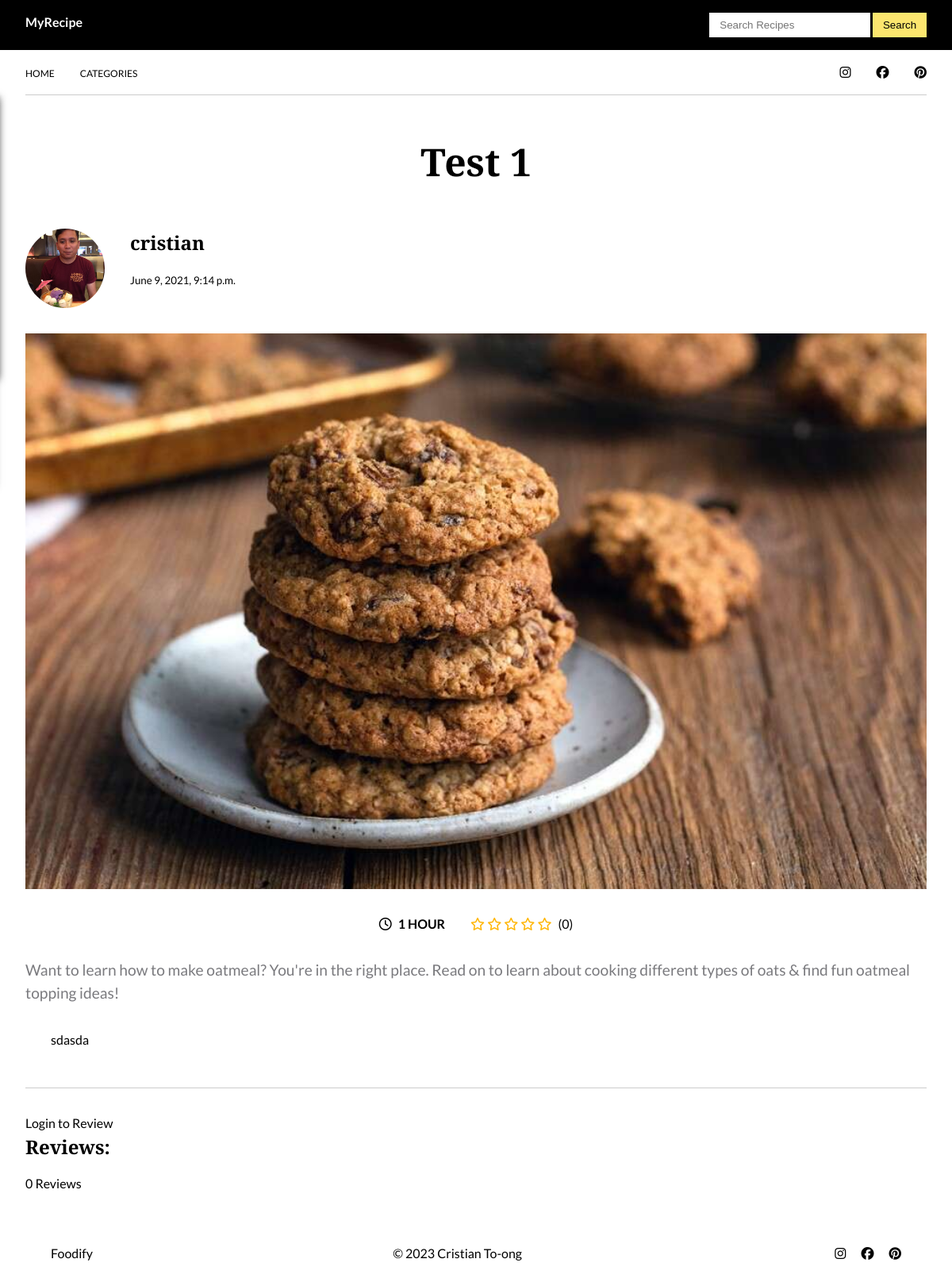
Page /blog/recipe-detail/test-1-110d6a7a/ on the committed database.
### blog/models.py (models this page shows, shortened)
class Post(models.Model):
    title = models.CharField(max_length=200, null=True, blank=True)
    slug = models.SlugField(max_length=200, unique=True, blank=True)
    photo = models.ImageField(default='noimage.jpg', upload_to='posts/', null=True, blank=True)
    cooking_time = models.CharField(max_length=50, blank=True)
    author = models.ForeignKey(Profile, on_delete=models.CASCADE, related_name='posts')
    description = models.CharField(max_length=500, null=True, blank=True)
    content = RichTextField(blank=True, null=True)
    category = models.ForeignKey(Category, on_delete=models.PROTECT)
    liked = models.ManyToManyField(Profile, blank=True, related_name='likes')
    status = models.CharField(max_length=10, choices=OPTIONS, default='draft')
    updated = models.DateTimeField(auto_now=True)
    created = models.DateTimeField(auto_now_add=True)
    featured = models.BooleanField()
    objects = models.Manager() #default manager
    newmanager = NewManager() #custom manager
    class Meta:
      ordering = ('-created',)
    def average_review(self):
      reviews = Review.objects.filter(recipe=self).aggregate(average=Avg('rate'))
      avg = 0
      if reviews['average'] is not None:
        avg = float(reviews['average'])
      return avg
    def count_review(self):
      count_review = Review.objects.filter(recipe=self).count()
      return count_review
    @property
    def get_reviews(self):
      return self.reviews.all().order_by('-timestamp')

### blog/views.py (the view)
# urls.py: path('recipe-detail/<slug>/', recipe_detail, name='recipe-detail'),
def recipe_detail(request, slug):
  recipe = get_object_or_404(Post, slug=slug)
  profile_image = recipe.author.avatar.url
  profile_name = recipe.author.user
  user = request.user
  user1 = request.user
  is_reviewed = False
  recipe_user = ''
  test = Review.objects.filter(recipe=recipe)
  for t in test:
    recipe_user = t.user
  if request.method == 'POST':
    form = RateForm(request.POST)
    rating = request.POST['rating']
    content = request.POST['content']
    obj = Review.objects.create(
      content=content,
      rate=rating,
      user=user,
      recipe=recipe
    )
    obj.save()
    print('success')
    return redirect('blog:recipe-detail', slug=recipe.slug)
  else:
    print('failed')
  context = {
    'recipe': recipe,
    'profile_image': profile_image,
    'profile_name': profile_name,
    'is_reviewed': is_reviewed,
    'test': test,
    'recipe_user': recipe_user,
  }
  return render(request, 'blog/recipe_detail.html', context)

### blog/context_processors.py (called while the page is built)
def category_list(request):
  category_list = Category.objects.all()
  return {'category_list': category_list}

### blog/models.py (called while the page is built)
  def get_url(self):
    return reverse('blog:category-view', args=[self.name] )

### blog/templates/blog/recipe_detail.html (shortened to what this page needs)
{% extends 'base.html' %}
{% load humanize %}
{% load widget_tweaks %}
{% block content %}
    <div class="container">
      <section id="recipe-detail">
        <div class="recipe-detail-cards">
          <div class="recipe-detail-card">
            <h1 class="recipe-title">{{ recipe.title | title }}</h1>
            <div class="recipe-detail-user">
              <div class="info">
                <a href="{% url 'accounts:profile-detail-view' recipe.author.slug %}">
                <div class="user-img">
                  <img src="{{ profile_image }}" alt="">
                </div>
                </a>
                <div class="user-info">
                  <h1>{{profile_name}}</h1>
                  <small>{{ recipe.created }}</small>
                </div>
              </div>
            </div>
            <div class="recipe-detail-img">
              <img src="{{ recipe.photo.url }}" alt="">
            </div>
            <div class="recipe-detail-under">
              <div class="cooking-time">
                <i class="far fa-clock"></i>
                <h4>{{recipe.cooking_time}}</h4>
              </div>
                {% if recipe.average_review %}
                <div class="rating-star">
                  <span style="margin-right: 0.5rem; font-size: 1.1rem; color: tomato;">{{ recipe.average_review }}</span>
                  <span style="margin-right: 0.5rem;">
                    <i class="fa fa-star{% if recipe.average_review < 0.5 %}-o{% elif recipe.average_review >= 0.5 and recipe.average_review < 1 %}-half-alt {% endif %}"></i>
                    <i class="fa fa-star{% if recipe.average_review < 1.5 %}-o{% elif recipe.average_review >= 1.5 and recipe.average_review < 2 %}-half-alt {% endif %}"></i>
                    <i class="fa fa-star{% if recipe.average_review < 2.5 %}-o{% elif recipe.average_review >= 2.5 and recipe.average_review < 3 %}-half-alt {% endif %}"></i>
                    <i class="fa fa-star{% if recipe.average_review < 3.5 %}-o{% elif recipe.average_review >= 3.5 and recipe.average_review < 4 %}-half-alt {% endif %}"></i>
                    <i class="fa fa-star{% if recipe.average_review < 4.5 %}-o{% elif recipe.average_review >= 4.5 and recipe.average_review < 5 %}-half-alt {% endif %}"></i>
                  </span>
                  <span style="color: #787878;">({{ recipe.count_review }})</span>
                </div>
                {% else %}
                  <div class="rating-star">
                    <span style="margin-right: 0.5rem;">
                      <i class="fa fa-star-o"></i>
                      <i class="fa fa-star-o"></i>
                      <i class="fa fa-star-o"></i>
                      <i class="fa fa-star-o"></i>
                      <i class="fa fa-star-o"></i>
                    </span>
                  </div>
                  <span>(0)</span>
                {% endif %}
            </div>
            <div class="recipe-detail-desc">
              <p>{{ recipe.description }}</p>
            </div>
            <div class="recipe-detail-content">
              <p>{{ recipe.content | safe }}</p>
            </div>
          </div>
        </div>
        <br>
        <br>
          <div class="reviews">
            {% if user.is_authenticated %}
              {% if recipe.author.user == request.user %}
                <h3>You can't submit review on your own recipe</h3>
              {% elif recipe_user == request.user %}
                <h3>You already submitted a review in this recipe.</h3>
              {% else %}
                <div class="review-form">
                  <h3>Leave a review</h3>
                  <br>
                  <form class="rate-form" method="POST" action="">
                    {% csrf_token %}
                    <label for=""></label>
                    <div class="rate">
                      <input type="radio" name="rating" id="rating10" value="5" required><label for="rating10" title="5"></label>
                      <input type="radio" name="rating" id="rating9" value="4.5" required><label for="rating9" title="4.5" class="half"></label>
                      <input type="radio" name="rating" id="rating8" value="4" required><label for="rating8" title="4"></label>
                      <input type="radio" name="rating" id="rating7" value="3.5" required><label for="rating7" title="3.5" class="half"></label>
                      <input type="radio" name="rating" id="rating6" value="3" required><label for="rating6" title="3"></label>
                      <input type="radio" name="rating" id="rating5" value="2.5" required><label for="rating5" title="2.5" class="half"></label>
                      <input type="radio" name="rating" id="rating4" value="2" required><label for="rating4" title="2"></label>
                      <input type="radio" name="rating" id="rating3" value="1.5" required><label for="rating3" title="1.5" class="half"></label>
                      <input type="radio" name="rating" id="rating2" value="1" required><label for="rating2" title="1"></label>
                      <input type="radio" name="rating" id="rating1" value="0.5" required><label for="rating1" title="0.5" class="half"></label>
                    </div>
                    <br>
                    <br>
                    <textarea name="content" rows="4" class="review-content-field"></textarea>
                    <br>
                    <br>
                    <button type="submit" class="review-submit">Submit Review</button>
                  </form>
                </div>
              {% endif %}
          </div>
        {% else %}
          <a href="{% url 'accounts:login-view' %}" class="">Login to Review</a>
        {% endif %}
        <h1>Reviews:</h1>
        <span>{{ recipe.count_review }} Reviews</span>
      </section>
    </div>
{% endblock content %}

### static_project/css/styles1.css (style rules this page uses)
* { margin: 0; padding: 0; box-sizing: border-box; }
html { background: #fff; }
body { font-family: 'Montserrat', sans-serif; font-family: 'Lato', sans-serif; line-height: 1.5; position: relative; background: #f7f7f7; background: #fff; }
.rating-star i { color:#ffb503!important; }
a { color: black; text-decoration: none; }
h1 { font-family: 'Playfair Display', serif; margin-bottom: 1rem; font-weight: 600; }
.container { max-width: 1400px; margin: 0 auto; padding: 0 2rem; }
.recipe-detail-cards .recipe-detail-card .recipe-title { text-align: center; margin: 3rem 0; font-size: 3rem; }
.recipe-detail-card .recipe-detail-user { display: flex; justify-content: space-between; }
.recipe-detail-card .recipe-detail-user .info { display: flex; margin-bottom: 2rem; }
.recipe-detail-card .recipe-detail-user .info .user-img { width: 100px; height: 100px; margin-right: 2rem; }
.recipe-detail-card .recipe-detail-user .info .user-img img { width: 100%; height: 100%; border-radius: 50%; object-fit: cover; }
.recipe-detail-card .recipe-detail-img { height: 700px; max-height: 700px; }
.recipe-detail-card .recipe-detail-img img { width: 100%; height: 100%; object-fit: cover; }
.recipe-detail-card .recipe-detail-under { display: flex; justify-content: center; margin: 2rem 0; }
.recipe-detail-card .recipe-detail-under .cooking-time { margin-right: 2rem; text-transform: uppercase; display: flex!important; align-items: center!important; }
.recipe-detail-card .recipe-detail-under .cooking-time i { margin-right: .5rem; }
.recipe-detail-card .recipe-detail-desc { width: 100%; margin: 2rem 0; }
.recipe-detail-card .recipe-detail-desc p { font-size: 1.2rem; color: #7A7A7E; }
.recipe-detail-card .recipe-detail-content { width: 100%; padding: 0 2rem; }
.reviews { border-top: 1px solid #ccc; padding: 2rem 0; }

### rows in the picture
Post: title "Test 1", created "June 9, 2021, 9:14 p.m.", photo (picture), cooking_time "1 HOUR", description "Want to learn how to make oatmeal? You're in the right place. Read on to learn about cooking different types of oats & find fun oatmeal topping ideas!", content "sdasda", count_review "0"

### other values in the picture
{{ profile_name }} "cristian"
